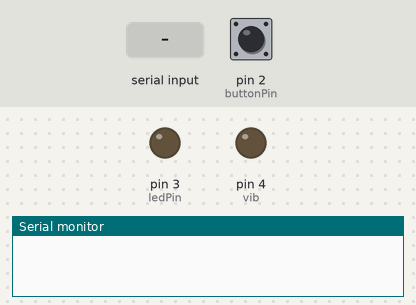
A sketch run on a simulated Arduino Uno, built with avr-gcc and run on an emulated ATmega328P. Shown: output pins drawn as LEDs (lit = HIGH), the last lines printed to the serial monitor. The inputs (shaded band) are chosen by the test bench; at power-on: pin 2 (buttonPin) HIGH.

Above: at 1.2 s.
1.3 s: "viblow\n" received over Serial
At 1.64 s:
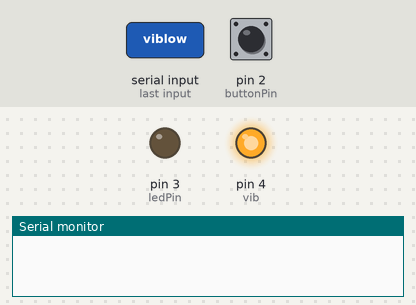
4.3 s: "ledon\n" received over Serial
At 4.45 s:
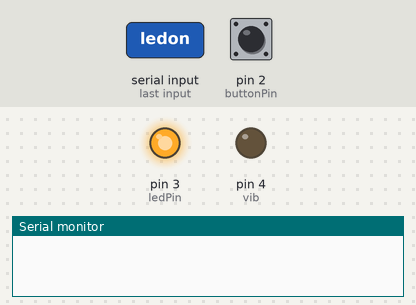
6.0 s: pin 2 (buttonPin) pulled LOW for 0.15 s
At 6.9 s:
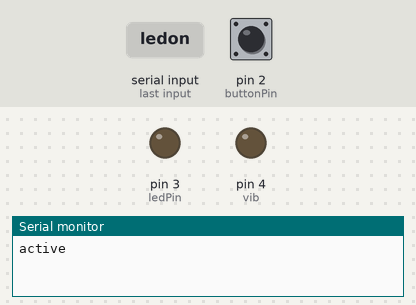
7.6 s: "vibhigh\n" received over Serial
At 8.6 s:
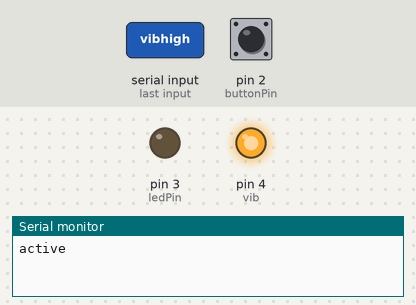
Timing chart, 0 to 10.1 s (numbered marks = the images above; inputs shaded):
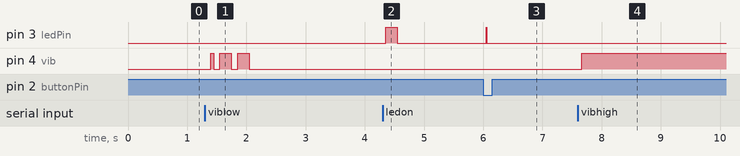

Measured:
- after the input at 1.3 s, pin 4 (vib): LOW → HIGH after 0.10 s, then repeats every 0.30 s: LOW 0.10 s, HIGH 0.20 s, until it stays LOW from 2.0 s
- after the input at 4.3 s, pin 3 (ledPin): LOW → HIGH after 0.05 s, → LOW 0.20 s later
- after the input at 6.0 s, pin 3 (ledPin): LOW → HIGH after 0.05 s, → LOW 0.01 s later
- after the input at 7.6 s, pin 4 (vib): LOW → HIGH after 0.06 s

The sketch:

footprint-arduino.ino
```cpp
// constants won't change. They're used here to
// set pin numbers:
const int buttonPin = 2;     // the number of the pushbutton pin
const int ledPin =  3;// the number of the LED pin
const int vib=4;
String inputString = "";         // a string to hold incoming data
boolean stringComplete = false;
// variables will change:
int buttonState = 0;
int buttonState2 = 0;
int ledState =0;// variable for reading the pushbutton status
int count=0;
int state=0;
int i=0;
boolean buttonPressed=true;
int buttonClickedTime=0;
void setup() {
  // initialize the LED pin as an output:
  pinMode(ledPin, OUTPUT);
  pinMode(vib, OUTPUT);
  // initialize the pushbutton pin as an input:
  pinMode(buttonPin, INPUT);
  Serial.begin(9600);
}

void loop(){
  // read the state of the pushbutton value:
  buttonState = digitalRead(buttonPin);
  ledState = digitalRead(ledPin);
  digitalWrite(vib, LOW);
  // check if the pushbutton is pressed.
  // if it is, the buttonState is HIGH:
  if (buttonState==LOW && buttonPressed == true && ledState==LOW)
  {
    // turn LED on:
    digitalWrite(ledPin, HIGH);
    String sendString = "active";
    Serial.println(sendString);
    Serial.flush();
    buttonPressed = false;
    buttonClickedTime = millis();
  }
  if(buttonState == HIGH)
  {
    // turn LED off:
    digitalWrite(ledPin, LOW);
  }

  if (millis() > buttonClickedTime + 500)
  {
    buttonPressed = true;
  }
  digitalWrite(ledPin, LOW);
  getCommands();

  delay(100);
}
void getCommands() {

  if (Serial.available()) {

    while (Serial.available()) {
      char inChar = (char)Serial.read();
      inputString += inChar;
      if (inChar == '\n') {
        stringComplete = true;
        break;
      }
    }
  }

  if (stringComplete) {
    // this might represent a command send from the
    // phone side.  After reading it we would
    // parse it and then schedule the action.
    buttonState = digitalRead(buttonPin);
    if(inputString.startsWith("vibhigh"))
    {
      for(i=0;i<3;i++)
      {
        while(count<100000) {
          digitalWrite(vib, HIGH);
          count++;
        }

        while(count>=100000)
        {
          digitalWrite(vib, LOW);
          count++;
          if(count==200000)
            count=0;
        }
        buttonState = digitalRead(buttonPin);

      }

      //  getCommands();
      delay(100);

    }
    else if(inputString.startsWith("viblow"))
    {
      for(i=0;i<3;i++)
      {
        while(count<10000) {
          digitalWrite(vib, HIGH);
          count++;
        }

        while(count>=10000)
        {
          digitalWrite(vib, LOW);
          count++;
          if(count==100000)
            count=0;
        }
        buttonState = digitalRead(buttonPin);

      }

      //  getCommands();
      delay(100);

    }
    else if(inputString.startsWith("ledon"))
    {
      digitalWrite(ledPin, HIGH);
      buttonState = digitalRead(buttonPin);
      delay(100);

    }
    else if(inputString.startsWith("ledoff"))
    {
      digitalWrite(ledPin, LOW);
      buttonState = digitalRead(buttonPin);
      delay(100);

    }
    else if(inputString.startsWith("vibveryhigh"))
    {
      for(i=0;i<3;i++)
      {
        while(count<10000) {
          digitalWrite(vib, LOW);
          count++;
        }

        while(count>=10000)
        {
          digitalWrite(vib, HIGH);
          count++;
          if(count==100000)
            count=0;
        }
        buttonState = digitalRead(buttonPin);

      }

      //  getCommands();
      delay(100);

    }
    else if(inputString.startsWith("stop"))
    {
      digitalWrite(vib, LOW);
    }
    buttonState = digitalRead(buttonPin);

  }
  inputString = "";
  stringComplete = false;
}
```
